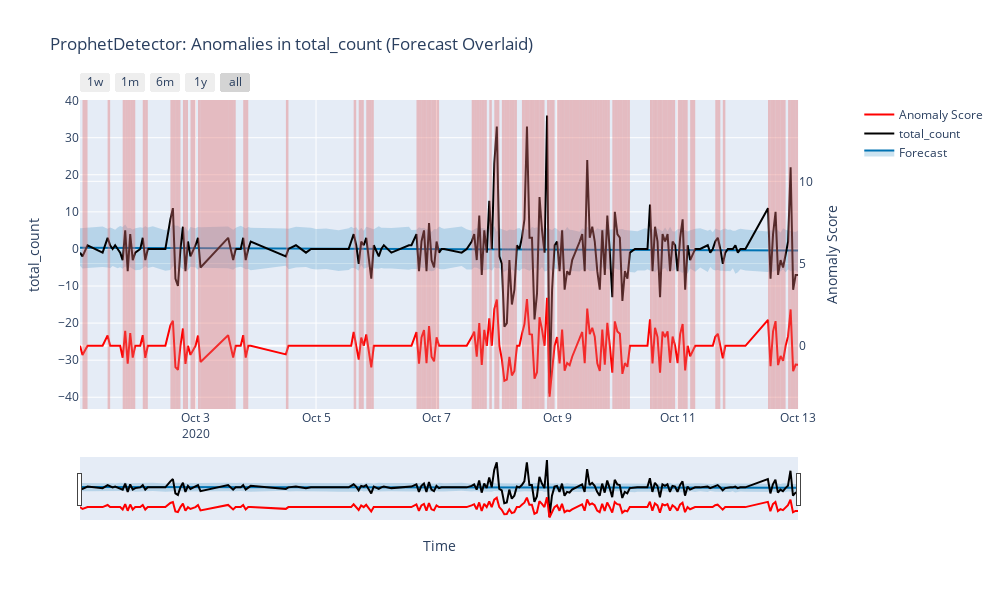

Write notebook code for a chart like this one.
### Code cell
from merlion.utils import TimeSeries
from merlion.models.anomaly.forecast_based.prophet import ProphetDetector, ProphetDetectorConfig
from merlion.plot import plot_anoms_plotly
from merlion.post_process.threshold import Threshold

def convert_to_merlion(df, column):
    df = df.copy()
    df = df[column]
    df.index = df.index.tz_convert(None)
    return TimeSeries.from_pd(df)

def detect_anomalies(
    df_timeseries, 
    column,
    model=ProphetDetector(ProphetDetectorConfig(
        threshold=Threshold(alm_threshold=0.5),
        yearly_seasonality=False,
        weekly_seasonality=False,
        daily_seasonality=False,
        add_seasonality=False,
        uncertainty_samples=1000
    )),
    plot=True
):
    train_data = convert_to_merlion(df_timeseries, column)
    anomaly_score = model.train(train_data=train_data, anomaly_labels=None)
    scores = model.get_anomaly_score(train_data)
    df_scores = scores.to_pd()
    labels_train = model.get_anomaly_label(train_data)

    fig = model.plot_anomaly_plotly(
        time_series=train_data,
        plot_forecast=True,
        plot_forecast_uncertainty=True
    )
    plot_anoms_plotly(fig, anomaly_labels=labels_train)
    fig.show()

    df_labels = labels_train.to_pd()
    df_labels.resample(time_bucket_size).fillna("bfill")

    def set_anom_score(created_at):
        lookup = created_at.tz_convert(None).ceil(time_bucket_size)
        if lookup in df_labels.index:
            return df_labels.loc[lookup].anom_score
        else:
            return 0    

    ## Label df_tweets with anomaly
    df_tweets["merlion_anomaly_" + column] = df_tweets.created_at.apply(
        set_anom_score
    )
    return df_scores

anomaly_scores = detect_anomalies(
    df_timeseries, 
    "total_count"
)

### Figure 1 — Plotly figure (JSON) as saved in the notebook; plotly's stock layout.template omitted (floating-point values rounded to 4 significant figures; data arrays with more than 128 entries replaced by an {"elided": "..."} marker saying what was removed)
{"data": [{"hoverinfo": "skip", "line": {"width": 0}, "mode": "lines", "showlegend": false, "type": "scatter", "x": {"elided": "193 str values"}, "y": {"elided": "193 float values"}}, {"fill": "tonexty", "fillcolor": "rgba(0, 114, 178, 0.2)", "line": {"color": "#0072B2", "width": 2}, "mode": "lines", "name": "Forecast", "type": "scatter", "x": {"elided": "193 str values"}, "y": {"elided": "193 float values"}}, {"fill": "tonexty", "fillcolor": "rgba(0, 114, 178, 0.2)", "hoverinfo": "skip", "line": {"width": 0}, "mode": "lines", "showlegend": false, "type": "scatter", "x": {"elided": "193 str values"}, "y": {"elided": "193 float values"}}, {"line": {"color": "black", "width": 2}, "mode": "lines", "name": "total_count", "type": "scatter", "x": {"elided": "193 str values"}, "y": {"elided": "193 int values"}}, {"line": {"color": "red", "width": 2}, "mode": "lines", "name": "Anomaly Score", "type": "scatter", "x": {"elided": "193 str values"}, "xaxis": "x", "y": {"elided": "193 float values"}, "yaxis": "y2"}], "layout": {"height": 600, "shapes": [{"fillcolor": "#e07070", "line": {"width": 0}, "opacity": 0.4, "type": "rect", "x0": "2020-10-01T03:00:00", "x1": "2020-10-01T05:00:00", "xref": "x", "y0": 0, "y1": 1, "yref": "y domain"}, {"fillcolor": "#e07070", "line": {"width": 0}, "opacity": 0.4, "type": "rect", "x0": "2020-10-01T13:00:00", "x1": "2020-10-01T14:00:00", "xref": "x", "y0": 0, "y1": 1, "yref": "y domain"}, {"fillcolor": "#e07070", "line": {"width": 0}, "opacity": 0.4, "type": "rect", "x0": "2020-10-01T19:00:00", "x1": "2020-10-01T20:00:00", "xref": "x", "y0": 0, "y1": 1, "yref": "y domain"}, {"fillcolor": "#e07070", "line": {"width": 0}, "opacity": 0.4, "type": "rect", "x0": "2020-10-01T20:00:00", "x1": "2020-10-01T21:00:00", "xref": "x", "y0": 0, "y1": 1, "yref": "y domain"}, {"fillcolor": "#e07070", "line": {"width": 0}, "opacity": 0.4, "type": "rect", "x0": "2020-10-01T21:00:00", "x1": "2020-10-01T22:00:00", "xref": "x", "y0": 0, "y1": 1, "yref": "y domain"}, {"fillcolor": "#e07070", "line": {"width": 0}, "opacity": 0.4, "type": "rect", "x0": "2020-10-01T22:00:00", "x1": "2020-10-01T23:00:00", "xref": "x", "y0": 0, "y1": 1, "yref": "y domain"}, {"fillcolor": "#e07070", "line": {"width": 0}, "opacity": 0.4, "type": "rect", "x0": "2020-10-01T23:00:00", "x1": "2020-10-02T00:00:00", "xref": "x", "y0": 0, "y1": 1, "yref": "y domain"}, {"fillcolor": "#e07070", "line": {"width": 0}, "opacity": 0.4, "type": "rect", "x0": "2020-10-02T03:00:00", "x1": "2020-10-02T04:00:00", "xref": "x", "y0": 0, "y1": 1, "yref": "y domain"}, {"fillcolor": "#e07070", "line": {"width": 0}, "opacity": 0.4, "type": "rect", "x0": "2020-10-02T04:00:00", "x1": "2020-10-02T05:00:00", "xref": "x", "y0": 0, "y1": 1, "yref": "y domain"}, {"fillcolor": "#e07070", "line": {"width": 0}, "opacity": 0.4, "type": "rect", "x0": "2020-10-02T14:00:00", "x1": "2020-10-02T15:00:00", "xref": "x", "y0": 0, "y1": 1, "yref": "y domain"}, {"fillcolor": "#e07070", "line": {"width": 0}, "opacity": 0.4, "type": "rect", "x0": "2020-10-02T15:00:00", "x1": "2020-10-02T16:00:00", "xref": "x", "y0": 0, "y1": 1, "yref": "y domain"}, {"fillcolor": "#e07070", "line": {"width": 0}, "opacity": 0.4, "type": "rect", "x0": "2020-10-02T16:00:00", "x1": "2020-10-02T17:00:00", "xref": "x", "y0": 0, "y1": 1, "yref": "y domain"}, {"fillcolor": "#e07070", "line": {"width": 0}, "opacity": 0.4, "type": "rect", "x0": "2020-10-02T17:00:00", "x1": "2020-10-02T18:00:00", "xref": "x", "y0": 0, "y1": 1, "yref": "y domain"}, {"fillcolor": "#e07070", "line": {"width": 0}, "opacity": 0.4, "type": "rect", "x0": "2020-10-02T19:00:00", "x1": "2020-10-02T20:00:00", "xref": "x", "y0": 0, "y1": 1, "yref": "y domain"}, {"fillcolor": "#e07070", "line": {"width": 0}, "opacity": 0.4, "type": "rect", "x0": "2020-10-02T20:00:00", "x1": "2020-10-02T21:00:00", "xref": "x", "y0": 0, "y1": 1, "yref": "y domain"}, {"fillcolor": "#e07070", "line": {"width": 0}, "opacity": 0.4, "type": "rect", "x0": "2020-10-02T22:00:00", "x1": "2020-10-03T00:00:00", "xref": "x", "y0": 0, "y1": 1, "yref": "y domain"}, {"fillcolor": "#e07070", "line": {"width": 0}, "opacity": 0.4, "type": "rect", "x0": "2020-10-03T01:00:00", "x1": "2020-10-03T02:00:00", "xref": "x", "y0": 0, "y1": 1, "yref": "y domain"}, {"fillcolor": "#e07070", "line": {"width": 0}, "opacity": 0.4, "type": "rect", "x0": "2020-10-03T02:00:00", "x1": "2020-10-03T13:00:00", "xref": "x", "y0": 0, "y1": 1, "yref": "y domain"}, {"fillcolor": "#e07070", "line": {"width": 0}, "opacity": 0.4, "type": "rect", "x0": "2020-10-03T13:00:00", "x1": "2020-10-03T15:00:00", "xref": "x", "y0": 0, "y1": 1, "yref": "y domain"}, {"fillcolor": "#e07070", "line": {"width": 0}, "opacity": 0.4, "type": "rect", "x0": "2020-10-03T15:00:00", "x1": "2020-10-03T16:00:00", "xref": "x", "y0": 0, "y1": 1, "yref": "y domain"}, {"fillcolor": "#e07070", "line": {"width": 0}, "opacity": 0.4, "type": "rect", "x0": "2020-10-03T19:00:00", "x1": "2020-10-03T20:00:00", "xref": "x", "y0": 0, "y1": 1, "yref": "y domain"}, {"fillcolor": "#e07070", "line": {"width": 0}, "opacity": 0.4, "type": "rect", "x0": "2020-10-03T20:00:00", "x1": "2020-10-03T21:00:00", "xref": "x", "y0": 0, "y1": 1, "yref": "y domain"}, {"fillcolor": "#e07070", "line": {"width": 0}, "opacity": 0.4, "type": "rect", "x0": "2020-10-04T12:00:00", "x1": "2020-10-04T13:00:00", "xref": "x", "y0": 0, "y1": 1, "yref": "y domain"}, {"fillcolor": "#e07070", "line": {"width": 0}, "opacity": 0.4, "type": "rect", "x0": "2020-10-05T15:00:00", "x1": "2020-10-05T16:00:00", "xref": "x", "y0": 0, "y1": 1, "yref": "y domain"}, {"fillcolor": "#e07070", "line": {"width": 0}, "opacity": 0.4, "type": "rect", "x0": "2020-10-05T17:00:00", "x1": "2020-10-05T18:00:00", "xref": "x", "y0": 0, "y1": 1, "yref": "y domain"}, {"fillcolor": "#e07070", "line": {"width": 0}, "opacity": 0.4, "type": "rect", "x0": "2020-10-05T18:00:00", "x1": "2020-10-05T19:00:00", "xref": "x", "y0": 0, "y1": 1, "yref": "y domain"}, {"fillcolor": "#e07070", "line": {"width": 0}, "opacity": 0.4, "type": "rect", "x0": "2020-10-05T20:00:00", "x1": "2020-10-05T22:00:00", "xref": "x", "y0": 0, "y1": 1, "yref": "y domain"}, {"fillcolor": "#e07070", "line": {"width": 0}, "opacity": 0.4, "type": "rect", "x0": "2020-10-05T22:00:00", "x1": "2020-10-05T23:00:00", "xref": "x", "y0": 0, "y1": 1, "yref": "y domain"}, {"fillcolor": "#e07070", "line": {"width": 0}, "opacity": 0.4, "type": "rect", "x0": "2020-10-06T16:00:00", "x1": "2020-10-06T17:00:00", "xref": "x", "y0": 0, "y1": 1, "yref": "y domain"}, {"fillcolor": "#e07070", "line": {"width": 0}, "opacity": 0.4, "type": "rect", "x0": "2020-10-06T17:00:00", "x1": "2020-10-06T18:00:00", "xref": "x", "y0": 0, "y1": 1, "yref": "y domain"}, {"fillcolor": "#e07070", "line": {"width": 0}, "opacity": 0.4, "type": "rect", "x0": "2020-10-06T18:00:00", "x1": "2020-10-06T19:00:00", "xref": "x", "y0": 0, "y1": 1, "yref": "y domain"}, {"fillcolor": "#e07070", "line": {"width": 0}, "opacity": 0.4, "type": "rect", "x0": "2020-10-06T19:00:00", "x1": "2020-10-06T20:00:00", "xref": "x", "y0": 0, "y1": 1, "yref": "y domain"}, {"fillcolor": "#e07070", "line": {"width": 0}, "opacity": 0.4, "type": "rect", "x0": "2020-10-06T20:00:00", "x1": "2020-10-06T21:00:00", "xref": "x", "y0": 0, "y1": 1, "yref": "y domain"}, {"fillcolor": "#e07070", "line": {"width": 0}, "opacity": 0.4, "type": "rect", "x0": "2020-10-06T21:00:00", "x1": "2020-10-06T22:00:00", "xref": "x", "y0": 0, "y1": 1, "yref": "y domain"}, {"fillcolor": "#e07070", "line": {"width": 0}, "opacity": 0.4, "type": "rect", "x0": "2020-10-06T22:00:00", "x1": "2020-10-06T23:00:00", "xref": "x", "y0": 0, "y1": 1, "yref": "y domain"}, {"fillcolor": "#e07070", "line": {"width": 0}, "opacity": 0.4, "type": "rect", "x0": "2020-10-06T23:00:00", "x1": "2020-10-07T00:00:00", "xref": "x", "y0": 0, "y1": 1, "yref": "y domain"}, {"fillcolor": "#e07070", "line": {"width": 0}, "opacity": 0.4, "type": "rect", "x0": "2020-10-07T00:00:00", "x1": "2020-10-07T01:00:00", "xref": "x", "y0": 0, "y1": 1, "yref": "y domain"}, {"fillcolor": "#e07070", "line": {"width": 0}, "opacity": 0.4, "type": "rect", "x0": "2020-10-07T14:00:00", "x1": "2020-10-07T15:00:00", "xref": "x", "y0": 0, "y1": 1, "yref": "y domain"}, {"fillcolor": "#e07070", "line": {"width": 0}, "opacity": 0.4, "type": "rect", "x0": "2020-10-07T15:00:00", "x1": "2020-10-07T16:00:00", "xref": "x", "y0": 0, "y1": 1, "yref": "y domain"}, {"fillcolor": "#e07070", "line": {"width": 0}, "opacity": 0.4, "type": "rect", "x0": "2020-10-07T16:00:00", "x1": "2020-10-07T17:00:00", "xref": "x", "y0": 0, "y1": 1, "yref": "y domain"}, {"fillcolor": "#e07070", "line": {"width": 0}, "opacity": 0.4, "type": "rect", "x0": "2020-10-07T17:00:00", "x1": "2020-10-07T18:00:00", "xref": "x", "y0": 0, "y1": 1, "yref": "y domain"}, {"fillcolor": "#e07070", "line": {"width": 0}, "opacity": 0.4, "type": "rect", "x0": "2020-10-07T18:00:00", "x1": "2020-10-07T19:00:00", "xref": "x", "y0": 0, "y1": 1, "yref": "y domain"}, {"fillcolor": "#e07070", "line": {"width": 0}, "opacity": 0.4, "type": "rect", "x0": "2020-10-07T19:00:00", "x1": "2020-10-07T20:00:00", "xref": "x", "y0": 0, "y1": 1, "yref": "y domain"}, {"fillcolor": "#e07070", "line": {"width": 0}, "opacity": 0.4, "type": "rect", "x0": "2020-10-07T21:00:00", "x1": "2020-10-07T22:00:00", "xref": "x", "y0": 0, "y1": 1, "yref": "y domain"}, {"fillcolor": "#e07070", "line": {"width": 0}, "opacity": 0.4, "type": "rect", "x0": "2020-10-07T23:00:00", "x1": "2020-10-08T00:00:00", "xref": "x", "y0": 0, "y1": 1, "yref": "y domain"}, {"fillcolor": "#e07070", "line": {"width": 0}, "opacity": 0.4, "type": "rect", "x0": "2020-10-08T00:00:00", "x1": "2020-10-08T01:00:00", "xref": "x", "y0": 0, "y1": 1, "yref": "y domain"}, {"fillcolor": "#e07070", "line": {"width": 0}, "opacity": 0.4, "type": "rect", "x0": "2020-10-08T02:00:00", "x1": "2020-10-08T03:00:00", "xref": "x", "y0": 0, "y1": 1, "yref": "y domain"}, {"fillcolor": "#e07070", "line": {"width": 0}, "opacity": 0.4, "type": "rect", "x0": "2020-10-08T03:00:00", "x1": "2020-10-08T04:00:00", "xref": "x", "y0": 0, "y1": 1, "yref": "y domain"}, {"fillcolor": "#e07070", "line": {"width": 0}, "opacity": 0.4, "type": "rect", "x0": "2020-10-08T04:00:00", "x1": "2020-10-08T05:00:00", "xref": "x", "y0": 0, "y1": 1, "yref": "y domain"}, {"fillcolor": "#e07070", "line": {"width": 0}, "opacity": 0.4, "type": "rect", "x0": "2020-10-08T05:00:00", "x1": "2020-10-08T06:00:00", "xref": "x", "y0": 0, "y1": 1, "yref": "y domain"}, {"fillcolor": "#e07070", "line": {"width": 0}, "opacity": 0.4, "type": "rect", "x0": "2020-10-08T06:00:00", "x1": "2020-10-08T07:00:00", "xref": "x", "y0": 0, "y1": 1, "yref": "y domain"}, {"fillcolor": "#e07070", "line": {"width": 0}, "opacity": 0.4, "type": "rect", "x0": "2020-10-08T07:00:00", "x1": "2020-10-08T08:00:00", "xref": "x", "y0": 0, "y1": 1, "yref": "y domain"}, {"fillcolor": "#e07070", "line": {"width": 0}, "opacity": 0.4, "type": "rect", "x0": "2020-10-08T10:00:00", "x1": "2020-10-08T11:00:00", "xref": "x", "y0": 0, "y1": 1, "yref": "y domain"}, {"fillcolor": "#e07070", "line": {"width": 0}, "opacity": 0.4, "type": "rect", "x0": "2020-10-08T11:00:00", "x1": "2020-10-08T12:00:00", "xref": "x", "y0": 0, "y1": 1, "yref": "y domain"}, {"fillcolor": "#e07070", "line": {"width": 0}, "opacity": 0.4, "type": "rect", "x0": "2020-10-08T12:00:00", "x1": "2020-10-08T13:00:00", "xref": "x", "y0": 0, "y1": 1, "yref": "y domain"}, {"fillcolor": "#e07070", "line": {"width": 0}, "opacity": 0.4, "type": "rect", "x0": "2020-10-08T13:00:00", "x1": "2020-10-08T14:00:00", "xref": "x", "y0": 0, "y1": 1, "yref": "y domain"}, {"fillcolor": "#e07070", "line": {"width": 0}, "opacity": 0.4, "type": "rect", "x0": "2020-10-08T14:00:00", "x1": "2020-10-08T15:00:00", "xref": "x", "y0": 0, "y1": 1, "yref": "y domain"}, {"fillcolor": "#e07070", "line": {"width": 0}, "opacity": 0.4, "type": "rect", "x0": "2020-10-08T15:00:00", "x1": "2020-10-08T16:00:00", "xref": "x", "y0": 0, "y1": 1, "yref": "y domain"}, {"fillcolor": "#e07070", "line": {"width": 0}, "opacity": 0.4, "type": "rect", "x0": "2020-10-08T16:00:00", "x1": "2020-10-08T17:00:00", "xref": "x", "y0": 0, "y1": 1, "yref": "y domain"}, {"fillcolor": "#e07070", "line": {"width": 0}, "opacity": 0.4, "type": "rect", "x0": "2020-10-08T17:00:00", "x1": "2020-10-08T18:00:00", "xref": "x", "y0": 0, "y1": 1, "yref": "y domain"}, {"fillcolor": "#e07070", "line": {"width": 0}, "opacity": 0.4, "type": "rect", "x0": "2020-10-08T18:00:00", "x1": "2020-10-08T19:00:00", "xref": "x", "y0": 0, "y1": 1, "yref": "y domain"}, {"fillcolor": "#e07070", "line": {"width": 0}, "opacity": 0.4, "type": "rect", "x0": "2020-10-08T20:00:00", "x1": "2020-10-08T21:00:00", "xref": "x", "y0": 0, "y1": 1, "yref": "y domain"}, {"fillcolor": "#e07070", "line": {"width": 0}, "opacity": 0.4, "type": "rect", "x0": "2020-10-08T21:00:00", "x1": "2020-10-08T22:00:00", "xref": "x", "y0": 0, "y1": 1, "yref": "y domain"}, {"fillcolor": "#e07070", "line": {"width": 0}, "opacity": 0.4, "type": "rect", "x0": "2020-10-08T22:00:00", "x1": "2020-10-08T23:00:00", "xref": "x", "y0": 0, "y1": 1, "yref": "y domain"}, {"fillcolor": "#e07070", "line": {"width": 0}, "opacity": 0.4, "type": "rect", "x0": "2020-10-09T00:00:00", "x1": "2020-10-09T01:00:00", "xref": "x", "y0": 0, "y1": 1, "yref": "y domain"}, {"fillcolor": "#e07070", "line": {"width": 0}, "opacity": 0.4, "type": "rect", "x0": "2020-10-09T01:00:00", "x1": "2020-10-09T02:00:00", "xref": "x", "y0": 0, "y1": 1, "yref": "y domain"}, {"fillcolor": "#e07070", "line": {"width": 0}, "opacity": 0.4, "type": "rect", "x0": "2020-10-09T02:00:00", "x1": "2020-10-09T03:00:00", "xref": "x", "y0": 0, "y1": 1, "yref": "y domain"}, {"fillcolor": "#e07070", "line": {"width": 0}, "opacity": 0.4, "type": "rect", "x0": "2020-10-09T03:00:00", "x1": "2020-10-09T04:00:00", "xref": "x", "y0": 0, "y1": 1, "yref": "y domain"}, {"fillcolor": "#e07070", "line": {"width": 0}, "opacity": 0.4, "type": "rect", "x0": "2020-10-09T04:00:00", "x1": "2020-10-09T05:00:00", "xref": "x", "y0": 0, "y1": 1, "yref": "y domain"}, {"fillcolor": "#e07070", "line": {"width": 0}, "opacity": 0.4, "type": "rect", "x0": "2020-10-09T05:00:00", "x1": "2020-10-09T06:00:00", "xref": "x", "y0": 0, "y1": 1, "yref": "y domain"}, {"fillcolor": "#e07070", "line": {"width": 0}, "opacity": 0.4, "type": "rect", "x0": "2020-10-09T06:00:00", "x1": "2020-10-09T09:00:00", "xref": "x", "y0": 0, "y1": 1, "yref": "y domain"}, {"fillcolor": "#e07070", "line": {"width": 0}, "opacity": 0.4, "type": "rect", "x0": "2020-10-09T09:00:00", "x1": "2020-10-09T10:00:00", "xref": "x", "y0": 0, "y1": 1, "yref": "y domain"}, {"fillcolor": "#e07070", "line": {"width": 0}, "opacity": 0.4, "type": "rect", "x0": "2020-10-09T10:00:00", "x1": "2020-10-09T11:00:00", "xref": "x", "y0": 0, "y1": 1, "yref": "y domain"}, {"fillcolor": "#e07070", "line": {"width": 0}, "opacity": 0.4, "type": "rect", "x0": "2020-10-09T11:00:00", "x1": "2020-10-09T12:00:00", "xref": "x", "y0": 0, "y1": 1, "yref": "y domain"}, {"fillcolor": "#e07070", "line": {"width": 0}, "opacity": 0.4, "type": "rect", "x0": "2020-10-09T12:00:00", "x1": "2020-10-09T13:00:00", "xref": "x", "y0": 0, "y1": 1, "yref": "y domain"}, {"fillcolor": "#e07070", "line": {"width": 0}, "opacity": 0.4, "type": "rect", "x0": "2020-10-09T13:00:00", "x1": "2020-10-09T14:00:00", "xref": "x", "y0": 0, "y1": 1, "yref": "y domain"}, {"fillcolor": "#e07070", "line": {"width": 0}, "opacity": 0.4, "type": "rect", "x0": "2020-10-09T14:00:00", "x1": "2020-10-09T15:00:00", "xref": "x", "y0": 0, "y1": 1, "yref": "y domain"}, {"fillcolor": "#e07070", "line": {"width": 0}, "opacity": 0.4, "type": "rect", "x0": "2020-10-09T15:00:00", "x1": "2020-10-09T16:00:00", "xref": "x", "y0": 0, "y1": 1, "yref": "y domain"}, {"fillcolor": "#e07070", "line": {"width": 0}, "opacity": 0.4, "type": "rect", "x0": "2020-10-09T16:00:00", "x1": "2020-10-09T17:00:00", "xref": "x", "y0": 0, "y1": 1, "yref": "y domain"}, {"fillcolor": "#e07070", "line": {"width": 0}, "opacity": 0.4, "type": "rect", "x0": "2020-10-09T17:00:00", "x1": "2020-10-09T18:00:00", "xref": "x", "y0": 0, "y1": 1, "yref": "y domain"}, {"fillcolor": "#e07070", "line": {"width": 0}, "opacity": 0.4, "type": "rect", "x0": "2020-10-09T18:00:00", "x1": "2020-10-09T19:00:00", "xref": "x", "y0": 0, "y1": 1, "yref": "y domain"}, {"fillcolor": "#e07070", "line": {"width": 0}, "opacity": 0.4, "type": "rect", "x0": "2020-10-09T19:00:00", "x1": "2020-10-09T20:00:00", "xref": "x", "y0": 0, "y1": 1, "yref": "y domain"}, {"fillcolor": "#e07070", "line": {"width": 0}, "opacity": 0.4, "type": "rect", "x0": "2020-10-09T20:00:00", "x1": "2020-10-09T21:00:00", "xref": "x", "y0": 0, "y1": 1, "yref": "y domain"}, {"fillcolor": "#e07070", "line": {"width": 0}, "opacity": 0.4, "type": "rect", "x0": "2020-10-09T22:00:00", "x1": "2020-10-09T23:00:00", "xref": "x", "y0": 0, "y1": 1, "yref": "y domain"}, {"fillcolor": "#e07070", "line": {"width": 0}, "opacity": 0.4, "type": "rect", "x0": "2020-10-09T23:00:00", "x1": "2020-10-10T00:00:00", "xref": "x", "y0": 0, "y1": 1, "yref": "y domain"}, {"fillcolor": "#e07070", "line": {"width": 0}, "opacity": 0.4, "type": "rect", "x0": "2020-10-10T00:00:00", "x1": "2020-10-10T01:00:00", "xref": "x", "y0": 0, "y1": 1, "yref": "y domain"}, {"fillcolor": "#e07070", "line": {"width": 0}, "opacity": 0.4, "type": "rect", "x0": "2020-10-10T01:00:00", "x1": "2020-10-10T02:00:00", "xref": "x", "y0": 0, "y1": 1, "yref": "y domain"}, {"fillcolor": "#e07070", "line": {"width": 0}, "opacity": 0.4, "type": "rect", "x0": "2020-10-10T02:00:00", "x1": "2020-10-10T03:00:00", "xref": "x", "y0": 0, "y1": 1, "yref": "y domain"}, {"fillcolor": "#e07070", "line": {"width": 0}, "opacity": 0.4, "type": "rect", "x0": "2020-10-10T03:00:00", "x1": "2020-10-10T04:00:00", "xref": "x", "y0": 0, "y1": 1, "yref": "y domain"}, {"fillcolor": "#e07070", "line": {"width": 0}, "opacity": 0.4, "type": "rect", "x0": "2020-10-10T04:00:00", "x1": "2020-10-10T05:00:00", "xref": "x", "y0": 0, "y1": 1, "yref": "y domain"}, {"fillcolor": "#e07070", "line": {"width": 0}, "opacity": 0.4, "type": "rect", "x0": "2020-10-10T13:00:00", "x1": "2020-10-10T14:00:00", "xref": "x", "y0": 0, "y1": 1, "yref": "y domain"}, {"fillcolor": "#e07070", "line": {"width": 0}, "opacity": 0.4, "type": "rect", "x0": "2020-10-10T14:00:00", "x1": "2020-10-10T15:00:00", "xref": "x", "y0": 0, "y1": 1, "yref": "y domain"}, {"fillcolor": "#e07070", "line": {"width": 0}, "opacity": 0.4, "type": "rect", "x0": "2020-10-10T15:00:00", "x1": "2020-10-10T16:00:00", "xref": "x", "y0": 0, "y1": 1, "yref": "y domain"}, {"fillcolor": "#e07070", "line": {"width": 0}, "opacity": 0.4, "type": "rect", "x0": "2020-10-10T16:00:00", "x1": "2020-10-10T17:00:00", "xref": "x", "y0": 0, "y1": 1, "yref": "y domain"}, {"fillcolor": "#e07070", "line": {"width": 0}, "opacity": 0.4, "type": "rect", "x0": "2020-10-10T17:00:00", "x1": "2020-10-10T18:00:00", "xref": "x", "y0": 0, "y1": 1, "yref": "y domain"}, {"fillcolor": "#e07070", "line": {"width": 0}, "opacity": 0.4, "type": "rect", "x0": "2020-10-10T18:00:00", "x1": "2020-10-10T19:00:00", "xref": "x", "y0": 0, "y1": 1, "yref": "y domain"}, {"fillcolor": "#e07070", "line": {"width": 0}, "opacity": 0.4, "type": "rect", "x0": "2020-10-10T19:00:00", "x1": "2020-10-10T20:00:00", "xref": "x", "y0": 0, "y1": 1, "yref": "y domain"}, {"fillcolor": "#e07070", "line": {"width": 0}, "opacity": 0.4, "type": "rect", "x0": "2020-10-10T20:00:00", "x1": "2020-10-10T21:00:00", "xref": "x", "y0": 0, "y1": 1, "yref": "y domain"}, {"fillcolor": "#e07070", "line": {"width": 0}, "opacity": 0.4, "type": "rect", "x0": "2020-10-10T21:00:00", "x1": "2020-10-10T22:00:00", "xref": "x", "y0": 0, "y1": 1, "yref": "y domain"}, {"fillcolor": "#e07070", "line": {"width": 0}, "opacity": 0.4, "type": "rect", "x0": "2020-10-10T22:00:00", "x1": "2020-10-10T23:00:00", "xref": "x", "y0": 0, "y1": 1, "yref": "y domain"}, {"fillcolor": "#e07070", "line": {"width": 0}, "opacity": 0.4, "type": "rect", "x0": "2020-10-11T00:00:00", "x1": "2020-10-11T01:00:00", "xref": "x", "y0": 0, "y1": 1, "yref": "y domain"}, {"fillcolor": "#e07070", "line": {"width": 0}, "opacity": 0.4, "type": "rect", "x0": "2020-10-11T01:00:00", "x1": "2020-10-11T02:00:00", "xref": "x", "y0": 0, "y1": 1, "yref": "y domain"}, {"fillcolor": "#e07070", "line": {"width": 0}, "opacity": 0.4, "type": "rect", "x0": "2020-10-11T02:00:00", "x1": "2020-10-11T03:00:00", "xref": "x", "y0": 0, "y1": 1, "yref": "y domain"}, {"fillcolor": "#e07070", "line": {"width": 0}, "opacity": 0.4, "type": "rect", "x0": "2020-10-11T03:00:00", "x1": "2020-10-11T04:00:00", "xref": "x", "y0": 0, "y1": 1, "yref": "y domain"}, {"fillcolor": "#e07070", "line": {"width": 0}, "opacity": 0.4, "type": "rect", "x0": "2020-10-11T05:00:00", "x1": "2020-10-11T07:00:00", "xref": "x", "y0": 0, "y1": 1, "yref": "y domain"}, {"fillcolor": "#e07070", "line": {"width": 0}, "opacity": 0.4, "type": "rect", "x0": "2020-10-11T15:00:00", "x1": "2020-10-11T16:00:00", "xref": "x", "y0": 0, "y1": 1, "yref": "y domain"}, {"fillcolor": "#e07070", "line": {"width": 0}, "opacity": 0.4, "type": "rect", "x0": "2020-10-11T16:00:00", "x1": "2020-10-11T17:00:00", "xref": "x", "y0": 0, "y1": 1, "yref": "y domain"}, {"fillcolor": "#e07070", "line": {"width": 0}, "opacity": 0.4, "type": "rect", "x0": "2020-10-11T18:00:00", "x1": "2020-10-11T19:00:00", "xref": "x", "y0": 0, "y1": 1, "yref": "y domain"}, {"fillcolor": "#e07070", "line": {"width": 0}, "opacity": 0.4, "type": "rect", "x0": "2020-10-12T12:00:00", "x1": "2020-10-12T13:00:00", "xref": "x", "y0": 0, "y1": 1, "yref": "y domain"}, {"fillcolor": "#e07070", "line": {"width": 0}, "opacity": 0.4, "type": "rect", "x0": "2020-10-12T13:00:00", "x1": "2020-10-12T14:00:00", "xref": "x", "y0": 0, "y1": 1, "yref": "y domain"}, {"fillcolor": "#e07070", "line": {"width": 0}, "opacity": 0.4, "type": "rect", "x0": "2020-10-12T14:00:00", "x1": "2020-10-12T15:00:00", "xref": "x", "y0": 0, "y1": 1, "yref": "y domain"}, {"fillcolor": "#e07070", "line": {"width": 0}, "opacity": 0.4, "type": "rect", "x0": "2020-10-12T15:00:00", "x1": "2020-10-12T16:00:00", "xref": "x", "y0": 0, "y1": 1, "yref": "y domain"}, {"fillcolor": "#e07070", "line": {"width": 0}, "opacity": 0.4, "type": "rect", "x0": "2020-10-12T16:00:00", "x1": "2020-10-12T17:00:00", "xref": "x", "y0": 0, "y1": 1, "yref": "y domain"}, {"fillcolor": "#e07070", "line": {"width": 0}, "opacity": 0.4, "type": "rect", "x0": "2020-10-12T17:00:00", "x1": "2020-10-12T18:00:00", "xref": "x", "y0": 0, "y1": 1, "yref": "y domain"}, {"fillcolor": "#e07070", "line": {"width": 0}, "opacity": 0.4, "type": "rect", "x0": "2020-10-12T18:00:00", "x1": "2020-10-12T19:00:00", "xref": "x", "y0": 0, "y1": 1, "yref": "y domain"}, {"fillcolor": "#e07070", "line": {"width": 0}, "opacity": 0.4, "type": "rect", "x0": "2020-10-12T20:00:00", "x1": "2020-10-12T21:00:00", "xref": "x", "y0": 0, "y1": 1, "yref": "y domain"}, {"fillcolor": "#e07070", "line": {"width": 0}, "opacity": 0.4, "type": "rect", "x0": "2020-10-12T21:00:00", "x1": "2020-10-12T22:00:00", "xref": "x", "y0": 0, "y1": 1, "yref": "y domain"}, {"fillcolor": "#e07070", "line": {"width": 0}, "opacity": 0.4, "type": "rect", "x0": "2020-10-12T22:00:00", "x1": "2020-10-12T23:00:00", "xref": "x", "y0": 0, "y1": 1, "yref": "y domain"}, {"fillcolor": "#e07070", "line": {"width": 0}, "opacity": 0.4, "type": "rect", "x0": "2020-10-12T23:00:00", "x1": "2020-10-13T00:00:00", "xref": "x", "y0": 0, "y1": 1, "yref": "y domain"}, {"fillcolor": "#e07070", "line": {"width": 0}, "opacity": 0.4, "type": "rect", "x0": "2020-10-13T00:00:00", "x1": "2020-10-13T00:00:00", "xref": "x", "y0": 0, "y1": 1, "yref": "y domain"}], "showlegend": true, "title": {"text": "ProphetDetector: Anomalies in total_count (Forecast Overlaid)"}, "width": 1000, "xaxis": {"anchor": "y", "domain": [0, 0.94], "rangeselector": {"buttons": [{"count": 7, "label": "1w", "step": "day", "stepmode": "backward"}, {"count": 1, "label": "1m", "step": "month", "stepmode": "backward"}, {"count": 6, "label": "6m", "step": "month", "stepmode": "backward"}, {"count": 1, "label": "1y", "step": "year", "stepmode": "backward"}, {"step": "all"}]}, "rangeslider": {"visible": true}, "title": {"text": "Time"}, "type": "date"}, "yaxis": {"anchor": "x", "domain": [0, 1], "title": {"text": "total_count"}}, "yaxis2": {"anchor": "x", "overlaying": "y", "range": [-3.844, 14.95], "side": "right", "title": {"text": "Anomaly Score"}}}}
